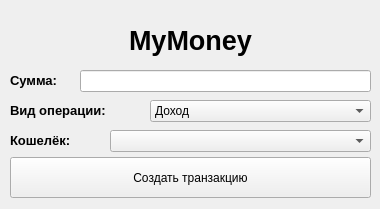
<?xml version="1.0" encoding="UTF-8"?>
<ui version="4.0">
 <class>MainWindow</class>
 <widget class="QMainWindow" name="MainWindow">
  <property name="geometry">
   <rect>
    <x>0</x>
    <y>0</y>
    <width>380</width>
    <height>209</height>
   </rect>
  </property>
  <property name="windowTitle">
   <string>MainWindow</string>
  </property>
  <widget class="QWidget" name="centralwidget">
   <widget class="QComboBox" name="operation_type">
    <property name="geometry">
     <rect>
      <x>150</x>
      <y>100</y>
      <width>221</width>
      <height>22</height>
     </rect>
    </property>
    <item>
     <property name="text">
      <string>Доход</string>
     </property>
    </item>
    <item>
     <property name="text">
      <string>Расход</string>
     </property>
    </item>
   </widget>
   <widget class="QLabel" name="label">
    <property name="geometry">
     <rect>
      <x>10</x>
      <y>10</y>
      <width>361</width>
      <height>61</height>
     </rect>
    </property>
    <property name="font">
     <font>
      <pointsize>20</pointsize>
      <weight>75</weight>
      <bold>true</bold>
     </font>
    </property>
    <property name="text">
     <string>MyMoney</string>
    </property>
    <property name="alignment">
     <set>Qt::AlignCenter</set>
    </property>
   </widget>
   <widget class="QLabel" name="label_2">
    <property name="geometry">
     <rect>
      <x>10</x>
      <y>70</y>
      <width>71</width>
      <height>21</height>
     </rect>
    </property>
    <property name="font">
     <font>
      <pointsize>10</pointsize>
      <weight>75</weight>
      <bold>true</bold>
     </font>
    </property>
    <property name="text">
     <string>Сумма:</string>
    </property>
    <property name="alignment">
     <set>Qt::AlignLeading|Qt::AlignLeft|Qt::AlignVCenter</set>
    </property>
   </widget>
   <widget class="QLineEdit" name="summ">
    <property name="geometry">
     <rect>
      <x>80</x>
      <y>70</y>
      <width>291</width>
      <height>22</height>
     </rect>
    </property>
   </widget>
   <widget class="QLabel" name="label_3">
    <property name="geometry">
     <rect>
      <x>10</x>
      <y>100</y>
      <width>141</width>
      <height>21</height>
     </rect>
    </property>
    <property name="font">
     <font>
      <pointsize>10</pointsize>
      <weight>75</weight>
      <bold>true</bold>
     </font>
    </property>
    <property name="text">
     <string>Вид операции:</string>
    </property>
    <property name="alignment">
     <set>Qt::AlignLeading|Qt::AlignLeft|Qt::AlignVCenter</set>
    </property>
   </widget>
   <widget class="QLabel" name="label_4">
    <property name="geometry">
     <rect>
      <x>10</x>
      <y>130</y>
      <width>91</width>
      <height>21</height>
     </rect>
    </property>
    <property name="font">
     <font>
      <pointsize>10</pointsize>
      <weight>75</weight>
      <bold>true</bold>
     </font>
    </property>
    <property name="text">
     <string>Кошелёк:</string>
    </property>
    <property name="alignment">
     <set>Qt::AlignLeading|Qt::AlignLeft|Qt::AlignVCenter</set>
    </property>
   </widget>
   <widget class="QComboBox" name="wallet">
    <property name="geometry">
     <rect>
      <x>110</x>
      <y>130</y>
      <width>261</width>
      <height>22</height>
     </rect>
    </property>
   </widget>
   <widget class="QPushButton" name="create_transaction">
    <property name="geometry">
     <rect>
      <x>10</x>
      <y>157</y>
      <width>361</width>
      <height>41</height>
     </rect>
    </property>
    <property name="text">
     <string>Создать транзакцию</string>
    </property>
   </widget>
  </widget>
 </widget>
 <resources/>
 <connections/>
</ui>
